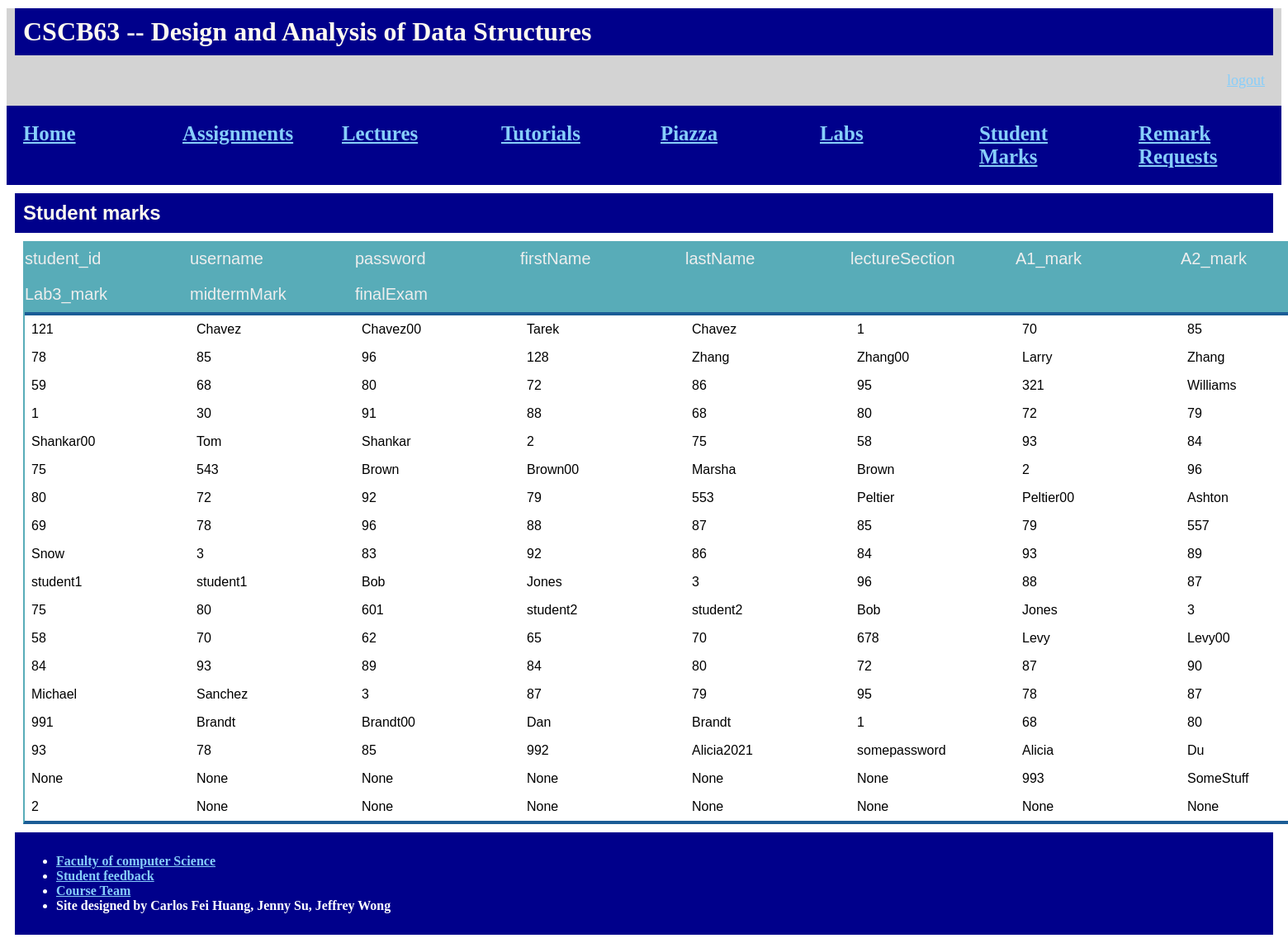
Page /studentmarks on the committed database.
### tables this page shows
CREATE TABLE Student(
    student_id INTEGER PRIMARY KEY,
    username TEXT NOT NULL ,
    password TEXT NOT NULL ,
    firstName TEXT NOT NULL ,
    lastName TEXT NOT NULL ,
    lectureSection INTEGER,
    A1_mark INTEGER,
    A2_mark INTEGER,
    A3_mark INTEGER,
    Lab1_mark INTEGER,
    Lab2_mark INTEGER,
    Lab3_mark INTEGER,
    midtermMark INTEGER ,
    finalExam INTEGER
);

### appV1.py (the view)
@app.route('/studentmarks')
def getStudentMarks():
    mark1 = query_db('SELECT * FROM Student')
    return render_template('instructorMarks.html', marks = mark1)

### appV1.py (called while the page is built)
def get_db():
    db = getattr(g, '_database', None)
    if db is None:
        db = g._database = sqlite3.connect(DATABASE)
    db.row_factory = make_dicts
    return db

def query_db(query, args=(), one=False):
    cur = get_db().execute(query, args)
    rv = cur.fetchall()
    cur.close()
    return (rv[0] if rv else None) if one else rv

def make_dicts(cursor, row):
    return dict((cursor.description[idx][0], value)
                for idx, value in enumerate(row))

@app.teardown_appcontext
def close_connection(exception):
    db = getattr(g, '_database', None)
    if db is not None:
        db.close()

### templates/instructorMarks.html (shortened to what this page needs)
<!DOCTYPE html>
<html lang="en" dir="ltr">
  <head>
    <link rel="stylesheet" href="/static/instructorMarks.css" type="text/css">
  </head>
  <body>
    {% include "instructorHeader.html" %}
      <div class="content">
        <h1>Student marks</h1>
        <div class="table">
          <div class="header">
            {% for elem in marks[0] %}
              <div>{{ elem }}</div>
            {% endfor %}
          </div>
          <div class="students">
            {% for dict in marks %}
              {% for elem in dict.values() %}
                <div class="gd"> {{ elem }}</div>
              {% endfor %}
            {% endfor %}
          </div>
        </div>
      </div>
    {% include "instructorFooter.html" %}
  </body>

### static/instructorMarks.css (style rules this page uses)
.content { width: 100%; font-family: Arial, Helvetica, sans-serif; }
.content h1 { margin: 10px; padding: 10px; background-color: darkblue; color: floralwhite; text-align: start; font-size: x-large; }
.content .table { margin: 0px 20px 0px 20px; border-left: 2px solid #58acb8; border-right: 2px solid #58acb8; border-bottom: 4px solid #1b5d96; width:fit-content; }
.header { display: grid; grid-template-columns: 200px 200px 200px 200px 200px 200px 200px 200px 200px 200px 200px; background-color: #58acb8; border-bottom: 4px solid #1b5d96; color: #eee; font-size: 20px; text-align: left; }
.header div { background: None; padding: 10px 0px 10px; }
.students { width:fit-content; display: grid; grid-template-columns: 200px 200px 200px 200px 200px 200px 200px 200px 200px 200px 200px; }
.content .gd { padding:4px; margin:4px; }

### rows in the picture
Student: values "121" "1" "70" "85" "78" "85" "96", username "Chavez", password "Chavez00", firstName "Tarek", lastName "Chavez"
Student: values "128" "59" "68" "80" "72" "86" "95", username "Zhang", password "Zhang00", firstName "Larry", lastName "Zhang"
Student: student_id "321", username "Williams", values "1" "30" "91" "88" "68" "80" "72" "79"
Student: password "Shankar00", firstName "Tom", lastName "Shankar", values "2" "75" "58" "93" "84" "75"
Student: student_id "543", username "Brown", password "Brown00", firstName "Marsha", lastName "Brown", values "2" "96" "80" "72" "92" "79"
Student: student_id "553", username "Peltier", password "Peltier00", firstName "Ashton", values "69" "78" "96" "88" "87" "85" "79"
Student: student_id "557", lastName "Snow", values "3" "83" "92" "86" "84" "93" "89"
Student: username "student1", password "student1", firstName "Bob", lastName "Jones", values "3" "96" "88" "87" "75" "80"
Student: student_id "601", username "student2", password "student2", firstName "Bob", lastName "Jones", values "3" "58" "70" "62" "65" "70"
Student: student_id "678", username "Levy", password "Levy00", values "84" "93" "89" "84" "80" "72" "87" "90"
Student: firstName "Michael", lastName "Sanchez", values "3" "87" "79" "95" "78" "87"
Student: student_id "991", username "Brandt", password "Brandt00", firstName "Dan", lastName "Brandt", values "1" "68" "80" "93" "78" "85"
Student: student_id "992", username "Alicia2021", password "somepassword", firstName "Alicia", lastName "Du", values "None" "None" "None" "None" "None" "None"
Student: student_id "993", username "SomeStuff", values "2" "None" "None" "None" "None" "None" "None" "None"

### other values in the picture
{{ elem }} "student_id" "username" "password" "firstName" "lastName" "lectureSection" "A1_mark" "A2_mark" "Lab3_mark" "midtermMark" "finalExam"
